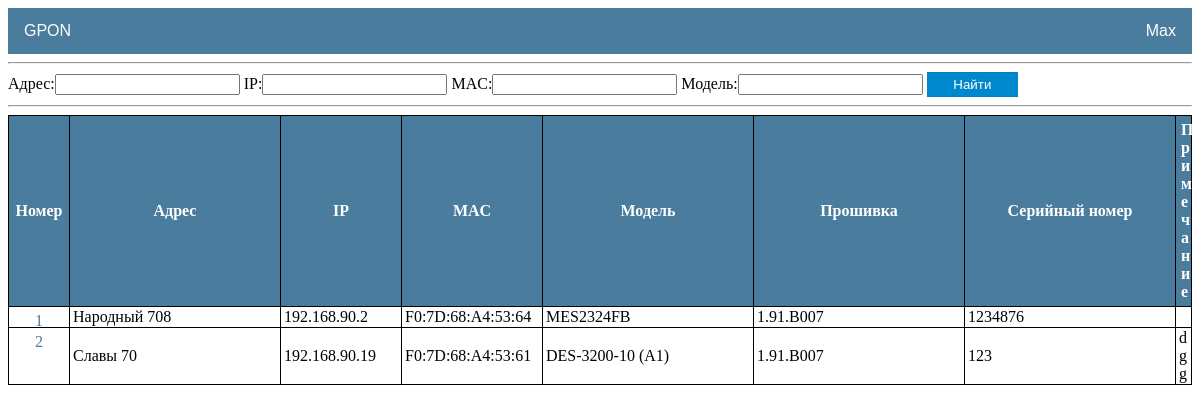
/network/switches (signed in), run on an earlier commit of the app's database.
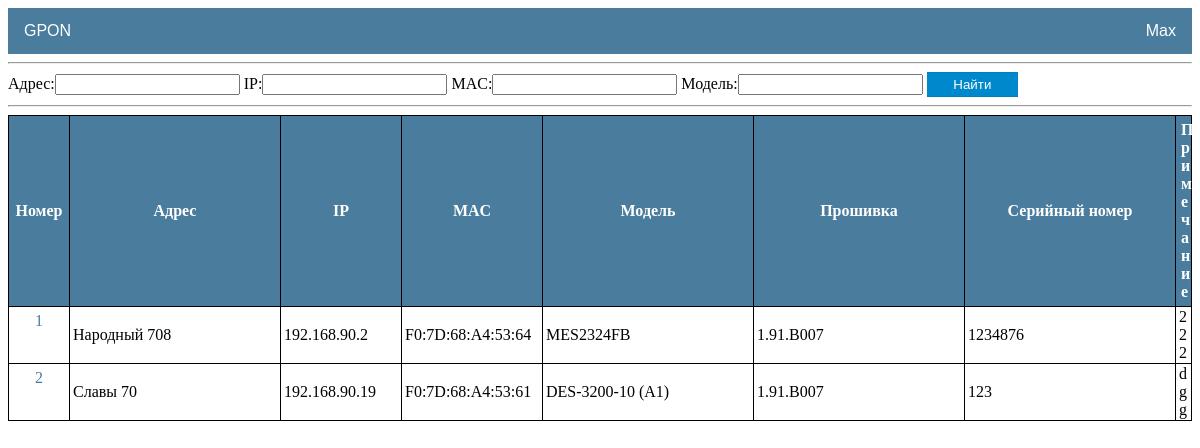
And on a later commit of the database.
### network/models.py (models this page shows, shortened)
class Switch(models.Model):
    switch_user = models.ForeignKey(User, on_delete=models.CASCADE, verbose_name='Пользователь')
    switch_order = models.IntegerField(unique=True, verbose_name='Номер')
    switch_address = models.CharField(max_length=20, blank=True, verbose_name='Адрес')
    switch_ip = models.CharField(max_length=15, unique=True, verbose_name='IP')
    switch_mac = models.CharField(max_length=50, unique=True, verbose_name='MAC')
    switch_model = models.CharField(max_length=20, blank=True, verbose_name='Модель')
    switch_firmware = models.CharField(max_length=20, blank=True, verbose_name='Прошивка')
    switch_serial = models.CharField(max_length=20, unique=True, verbose_name='Серийный номер')
    switch_note = models.TextField(blank=True, verbose_name='Примечание')
    switch_time = models.DateTimeField(auto_now=True, verbose_name='Дата изменения')
    switch_status = models.BooleanField(default=False)
    class Meta:
        ordering = ['id']

### network/views.py (the view)
# urls.py: path('switches', SwitchList.as_view(), name='switch_list'),
class SwitchList(LoginRequiredMixin, ListView):
    model = Switch
    template_name = 'network/switch_list.html'
    context_object_name = 'switches'
    paginate_by = 100
    def get_context_data(self, **kwargs):
        context = super().get_context_data(**kwargs)
        context['is_Administrators'] = self.request.user.groups.filter(name='Administrators').exists()
        context['filter'] = SwitchFilter(self.request.GET, queryset=self.get_queryset())
        return context

### templates/network/switch_list.html (shortened to what this page needs)
{%extends 'default.html' %}
{% block content %}
<hr>
<div>
    <form method="GET">
        {{ filter.form }}
            <button class="button_cancel_form" type="submit">Найти</button>
    </form>
</div>
<hr>
{%  if switches %}
    <table class="table_default">
        <tr>
            <th style="width: 50px">
                Номер
            </th>
            <th style="width: 200px">
                Адрес
            </th>
            <th style="width: 110px">
                IP
            </th>
            <th style="width: 130px">
               MAC
            </th>
            <th style="width: 200px">
                Модель
            </th>
            <th style="width: 200px">
                Прошивка
            </th>
            <th style="width: 200px">
                Серийный номер
            </th>
            <th>
                Примечание
            </th>
        </tr>
    {% for switch in filter.qs %}
        <tr>
            <td>
                <a href="{% url 'switch_detail' switch.id %}">{{ switch.switch_order }}</a>
            </td>
            <td>
                {{ switch.switch_address }}
            </td>
            <td>
                {{ switch.switch_ip }}
            </td>
            <td>
                {{ switch.switch_mac }}
            </td>
            <td>
                {{ switch.switch_model }}
            </td>
            <td>
                {{ switch.switch_firmware }}
            </td>
            <td>
                {{ switch.switch_serial }}
            </td>
            <td>
                {{ switch.switch_note }}
            </td>
        </tr>
    {% endfor %}
    </table>
{%  else %}
    <h1>пусто</h1>
{% endif %}
{% endblock content %}

What changed in the data, as far as the page shows it:
changed Switch "Народный 708": switch_note (not shown) → "222"
